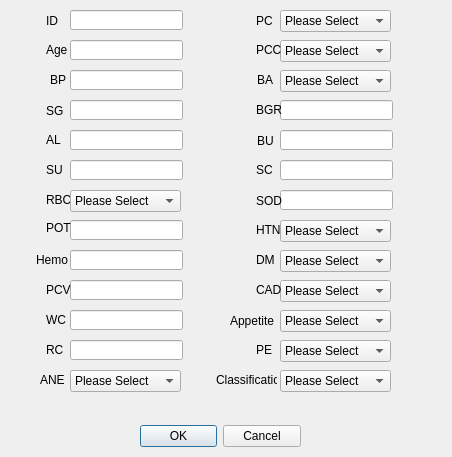
<?xml version="1.0" encoding="UTF-8"?>
<ui version="4.0">
 <class>Dialog</class>
 <widget class="QDialog" name="Dialog">
  <property name="geometry">
   <rect>
    <x>0</x>
    <y>0</y>
    <width>452</width>
    <height>457</height>
   </rect>
  </property>
  <property name="windowTitle">
   <string>Dialog</string>
  </property>
  <widget class="QDialogButtonBox" name="buttonBox">
   <property name="geometry">
    <rect>
     <x>140</x>
     <y>420</y>
     <width>161</width>
     <height>32</height>
    </rect>
   </property>
   <property name="orientation">
    <enum>Qt::Horizontal</enum>
   </property>
   <property name="standardButtons">
    <set>QDialogButtonBox::Cancel|QDialogButtonBox::Ok</set>
   </property>
  </widget>
  <widget class="QLineEdit" name="lineEdit">
   <property name="geometry">
    <rect>
     <x>70</x>
     <y>10</y>
     <width>113</width>
     <height>20</height>
    </rect>
   </property>
   <property name="tabletTracking">
    <bool>false</bool>
   </property>
  </widget>
  <widget class="QLabel" name="ID">
   <property name="geometry">
    <rect>
     <x>46</x>
     <y>10</y>
     <width>51</width>
     <height>21</height>
    </rect>
   </property>
   <property name="autoFillBackground">
    <bool>false</bool>
   </property>
   <property name="text">
    <string>ID</string>
   </property>
  </widget>
  <widget class="QLineEdit" name="lineEdit_2">
   <property name="geometry">
    <rect>
     <x>70</x>
     <y>40</y>
     <width>113</width>
     <height>20</height>
    </rect>
   </property>
  </widget>
  <widget class="QLabel" name="Age">
   <property name="geometry">
    <rect>
     <x>46</x>
     <y>40</y>
     <width>41</width>
     <height>20</height>
    </rect>
   </property>
   <property name="text">
    <string>Age</string>
   </property>
  </widget>
  <widget class="QLineEdit" name="lineEdit_3">
   <property name="geometry">
    <rect>
     <x>70</x>
     <y>70</y>
     <width>113</width>
     <height>20</height>
    </rect>
   </property>
  </widget>
  <widget class="QLabel" name="label">
   <property name="geometry">
    <rect>
     <x>50</x>
     <y>70</y>
     <width>41</width>
     <height>20</height>
    </rect>
   </property>
   <property name="text">
    <string>BP</string>
   </property>
  </widget>
  <widget class="QLineEdit" name="lineEdit_4">
   <property name="geometry">
    <rect>
     <x>70</x>
     <y>100</y>
     <width>113</width>
     <height>20</height>
    </rect>
   </property>
  </widget>
  <widget class="QLineEdit" name="lineEdit_5">
   <property name="geometry">
    <rect>
     <x>70</x>
     <y>130</y>
     <width>113</width>
     <height>20</height>
    </rect>
   </property>
  </widget>
  <widget class="QLineEdit" name="lineEdit_6">
   <property name="geometry">
    <rect>
     <x>70</x>
     <y>160</y>
     <width>113</width>
     <height>20</height>
    </rect>
   </property>
  </widget>
  <widget class="QLabel" name="label_2">
   <property name="geometry">
    <rect>
     <x>46</x>
     <y>100</y>
     <width>41</width>
     <height>21</height>
    </rect>
   </property>
   <property name="text">
    <string>SG</string>
   </property>
  </widget>
  <widget class="QLabel" name="label_3">
   <property name="geometry">
    <rect>
     <x>46</x>
     <y>130</y>
     <width>51</width>
     <height>20</height>
    </rect>
   </property>
   <property name="text">
    <string>AL</string>
   </property>
  </widget>
  <widget class="QLabel" name="label_4">
   <property name="geometry">
    <rect>
     <x>46</x>
     <y>160</y>
     <width>51</width>
     <height>20</height>
    </rect>
   </property>
   <property name="text">
    <string>SU</string>
   </property>
  </widget>
  <widget class="QLabel" name="label_5">
   <property name="geometry">
    <rect>
     <x>46</x>
     <y>190</y>
     <width>61</width>
     <height>20</height>
    </rect>
   </property>
   <property name="text">
    <string>RBC</string>
   </property>
  </widget>
  <widget class="QComboBox" name="comboBox">
   <property name="geometry">
    <rect>
     <x>70</x>
     <y>190</y>
     <width>111</width>
     <height>22</height>
    </rect>
   </property>
   <property name="statusTip">
    <string>Please Select</string>
   </property>
   <property name="whatsThis">
    <string>Normal</string>
   </property>
   <item>
    <property name="text">
     <string>Please Select</string>
    </property>
   </item>
   <item>
    <property name="text">
     <string>Normal</string>
    </property>
   </item>
   <item>
    <property name="text">
     <string>Abnormal</string>
    </property>
   </item>
  </widget>
  <widget class="QComboBox" name="comboBox_2">
   <property name="geometry">
    <rect>
     <x>280</x>
     <y>10</y>
     <width>111</width>
     <height>22</height>
    </rect>
   </property>
   <item>
    <property name="text">
     <string>Please Select</string>
    </property>
   </item>
   <item>
    <property name="text">
     <string>Normal</string>
    </property>
   </item>
   <item>
    <property name="text">
     <string>Abnormal</string>
    </property>
   </item>
  </widget>
  <widget class="QComboBox" name="comboBox_3">
   <property name="geometry">
    <rect>
     <x>280</x>
     <y>40</y>
     <width>111</width>
     <height>22</height>
    </rect>
   </property>
   <item>
    <property name="text">
     <string>Please Select</string>
    </property>
   </item>
   <item>
    <property name="text">
     <string>Present</string>
    </property>
   </item>
   <item>
    <property name="text">
     <string>Not Present</string>
    </property>
   </item>
  </widget>
  <widget class="QComboBox" name="comboBox_4">
   <property name="geometry">
    <rect>
     <x>280</x>
     <y>70</y>
     <width>111</width>
     <height>22</height>
    </rect>
   </property>
   <item>
    <property name="text">
     <string>Please Select</string>
    </property>
   </item>
   <item>
    <property name="text">
     <string>Present</string>
    </property>
   </item>
   <item>
    <property name="text">
     <string>Not Present</string>
    </property>
   </item>
  </widget>
  <widget class="QLabel" name="label_6">
   <property name="geometry">
    <rect>
     <x>256</x>
     <y>10</y>
     <width>41</width>
     <height>21</height>
    </rect>
   </property>
   <property name="text">
    <string>PC</string>
   </property>
  </widget>
  <widget class="QLabel" name="label_7">
   <property name="geometry">
    <rect>
     <x>256</x>
     <y>40</y>
     <width>41</width>
     <height>20</height>
    </rect>
   </property>
   <property name="text">
    <string>PCC</string>
   </property>
  </widget>
  <widget class="QLabel" name="label_8">
   <property name="geometry">
    <rect>
     <x>257</x>
     <y>70</y>
     <width>20</width>
     <height>20</height>
    </rect>
   </property>
   <property name="text">
    <string>BA</string>
   </property>
  </widget>
  <widget class="QLineEdit" name="lineEdit_7">
   <property name="geometry">
    <rect>
     <x>280</x>
     <y>100</y>
     <width>113</width>
     <height>20</height>
    </rect>
   </property>
  </widget>
  <widget class="QLineEdit" name="lineEdit_8">
   <property name="geometry">
    <rect>
     <x>280</x>
     <y>130</y>
     <width>113</width>
     <height>20</height>
    </rect>
   </property>
  </widget>
  <widget class="QLineEdit" name="lineEdit_9">
   <property name="geometry">
    <rect>
     <x>280</x>
     <y>160</y>
     <width>113</width>
     <height>20</height>
    </rect>
   </property>
  </widget>
  <widget class="QLineEdit" name="lineEdit_10">
   <property name="geometry">
    <rect>
     <x>280</x>
     <y>190</y>
     <width>113</width>
     <height>20</height>
    </rect>
   </property>
  </widget>
  <widget class="QLabel" name="label_9">
   <property name="geometry">
    <rect>
     <x>256</x>
     <y>100</y>
     <width>31</width>
     <height>20</height>
    </rect>
   </property>
   <property name="text">
    <string>BGR</string>
   </property>
  </widget>
  <widget class="QLabel" name="label_10">
   <property name="geometry">
    <rect>
     <x>257</x>
     <y>130</y>
     <width>20</width>
     <height>21</height>
    </rect>
   </property>
   <property name="text">
    <string>BU</string>
   </property>
  </widget>
  <widget class="QLabel" name="label_11">
   <property name="geometry">
    <rect>
     <x>256</x>
     <y>160</y>
     <width>41</width>
     <height>20</height>
    </rect>
   </property>
   <property name="text">
    <string>SC</string>
   </property>
  </widget>
  <widget class="QLabel" name="label_12">
   <property name="geometry">
    <rect>
     <x>256</x>
     <y>190</y>
     <width>31</width>
     <height>21</height>
    </rect>
   </property>
   <property name="text">
    <string>SOD</string>
   </property>
  </widget>
  <widget class="QLineEdit" name="lineEdit_11">
   <property name="geometry">
    <rect>
     <x>70</x>
     <y>220</y>
     <width>113</width>
     <height>20</height>
    </rect>
   </property>
  </widget>
  <widget class="QLineEdit" name="lineEdit_12">
   <property name="geometry">
    <rect>
     <x>70</x>
     <y>250</y>
     <width>113</width>
     <height>20</height>
    </rect>
   </property>
  </widget>
  <widget class="QLineEdit" name="lineEdit_13">
   <property name="geometry">
    <rect>
     <x>70</x>
     <y>280</y>
     <width>113</width>
     <height>20</height>
    </rect>
   </property>
  </widget>
  <widget class="QLineEdit" name="lineEdit_14">
   <property name="geometry">
    <rect>
     <x>70</x>
     <y>310</y>
     <width>113</width>
     <height>20</height>
    </rect>
   </property>
  </widget>
  <widget class="QLineEdit" name="lineEdit_15">
   <property name="geometry">
    <rect>
     <x>70</x>
     <y>340</y>
     <width>113</width>
     <height>20</height>
    </rect>
   </property>
  </widget>
  <widget class="QLabel" name="label_13">
   <property name="geometry">
    <rect>
     <x>46</x>
     <y>212</y>
     <width>31</width>
     <height>31</height>
    </rect>
   </property>
   <property name="text">
    <string>POT</string>
   </property>
  </widget>
  <widget class="QLabel" name="label_14">
   <property name="geometry">
    <rect>
     <x>36</x>
     <y>250</y>
     <width>41</width>
     <height>20</height>
    </rect>
   </property>
   <property name="text">
    <string>Hemo</string>
   </property>
  </widget>
  <widget class="QLabel" name="label_15">
   <property name="geometry">
    <rect>
     <x>46</x>
     <y>280</y>
     <width>31</width>
     <height>20</height>
    </rect>
   </property>
   <property name="text">
    <string>PCV</string>
   </property>
  </widget>
  <widget class="QLabel" name="label_16">
   <property name="geometry">
    <rect>
     <x>46</x>
     <y>310</y>
     <width>41</width>
     <height>20</height>
    </rect>
   </property>
   <property name="text">
    <string>WC</string>
   </property>
  </widget>
  <widget class="QLabel" name="label_17">
   <property name="geometry">
    <rect>
     <x>46</x>
     <y>340</y>
     <width>31</width>
     <height>20</height>
    </rect>
   </property>
   <property name="text">
    <string>RC</string>
   </property>
  </widget>
  <widget class="QComboBox" name="comboBox_5">
   <property name="geometry">
    <rect>
     <x>280</x>
     <y>220</y>
     <width>111</width>
     <height>22</height>
    </rect>
   </property>
   <item>
    <property name="text">
     <string>Please Select</string>
    </property>
   </item>
   <item>
    <property name="text">
     <string>Yes</string>
    </property>
   </item>
   <item>
    <property name="text">
     <string>No</string>
    </property>
   </item>
  </widget>
  <widget class="QComboBox" name="comboBox_6">
   <property name="geometry">
    <rect>
     <x>280</x>
     <y>250</y>
     <width>111</width>
     <height>22</height>
    </rect>
   </property>
   <item>
    <property name="text">
     <string>Please Select</string>
    </property>
   </item>
   <item>
    <property name="text">
     <string>Yes</string>
    </property>
   </item>
   <item>
    <property name="text">
     <string>No</string>
    </property>
   </item>
  </widget>
  <widget class="QComboBox" name="comboBox_7">
   <property name="geometry">
    <rect>
     <x>280</x>
     <y>280</y>
     <width>111</width>
     <height>22</height>
    </rect>
   </property>
   <item>
    <property name="text">
     <string>Please Select</string>
    </property>
   </item>
   <item>
    <property name="text">
     <string>Yes</string>
    </property>
   </item>
   <item>
    <property name="text">
     <string>No</string>
    </property>
   </item>
  </widget>
  <widget class="QComboBox" name="comboBox_8">
   <property name="geometry">
    <rect>
     <x>280</x>
     <y>310</y>
     <width>111</width>
     <height>22</height>
    </rect>
   </property>
   <item>
    <property name="text">
     <string>Please Select</string>
    </property>
   </item>
   <item>
    <property name="text">
     <string>Good</string>
    </property>
   </item>
   <item>
    <property name="text">
     <string>Poor</string>
    </property>
   </item>
  </widget>
  <widget class="QComboBox" name="comboBox_9">
   <property name="geometry">
    <rect>
     <x>280</x>
     <y>340</y>
     <width>111</width>
     <height>22</height>
    </rect>
   </property>
   <item>
    <property name="text">
     <string>Please Select</string>
    </property>
   </item>
   <item>
    <property name="text">
     <string>Yes</string>
    </property>
   </item>
   <item>
    <property name="text">
     <string>No</string>
    </property>
   </item>
  </widget>
  <widget class="QLabel" name="label_18">
   <property name="geometry">
    <rect>
     <x>256</x>
     <y>220</y>
     <width>31</width>
     <height>20</height>
    </rect>
   </property>
   <property name="text">
    <string>HTN</string>
   </property>
  </widget>
  <widget class="QLabel" name="label_19">
   <property name="geometry">
    <rect>
     <x>256</x>
     <y>250</y>
     <width>31</width>
     <height>20</height>
    </rect>
   </property>
   <property name="text">
    <string>DM</string>
   </property>
  </widget>
  <widget class="QLabel" name="label_20">
   <property name="geometry">
    <rect>
     <x>256</x>
     <y>280</y>
     <width>31</width>
     <height>20</height>
    </rect>
   </property>
   <property name="text">
    <string>CAD</string>
   </property>
  </widget>
  <widget class="QLabel" name="label_21">
   <property name="geometry">
    <rect>
     <x>230</x>
     <y>310</y>
     <width>51</width>
     <height>21</height>
    </rect>
   </property>
   <property name="text">
    <string>Appetite</string>
   </property>
  </widget>
  <widget class="QLabel" name="label_22">
   <property name="geometry">
    <rect>
     <x>256</x>
     <y>340</y>
     <width>21</width>
     <height>20</height>
    </rect>
   </property>
   <property name="text">
    <string>PE</string>
   </property>
  </widget>
  <widget class="QComboBox" name="comboBox_10">
   <property name="geometry">
    <rect>
     <x>70</x>
     <y>370</y>
     <width>111</width>
     <height>22</height>
    </rect>
   </property>
   <item>
    <property name="text">
     <string>Please Select</string>
    </property>
   </item>
   <item>
    <property name="text">
     <string>Yes</string>
    </property>
   </item>
   <item>
    <property name="text">
     <string>No</string>
    </property>
   </item>
  </widget>
  <widget class="QComboBox" name="comboBox_11">
   <property name="geometry">
    <rect>
     <x>280</x>
     <y>370</y>
     <width>111</width>
     <height>22</height>
    </rect>
   </property>
   <item>
    <property name="text">
     <string>Please Select</string>
    </property>
   </item>
   <item>
    <property name="text">
     <string>CKD</string>
    </property>
   </item>
   <item>
    <property name="text">
     <string>NOT CKD</string>
    </property>
   </item>
  </widget>
  <widget class="QLabel" name="label_23">
   <property name="geometry">
    <rect>
     <x>40</x>
     <y>370</y>
     <width>51</width>
     <height>20</height>
    </rect>
   </property>
   <property name="text">
    <string>ANE</string>
   </property>
  </widget>
  <widget class="QLabel" name="label_24">
   <property name="geometry">
    <rect>
     <x>216</x>
     <y>370</y>
     <width>61</width>
     <height>20</height>
    </rect>
   </property>
   <property name="text">
    <string>Classification</string>
   </property>
  </widget>
 </widget>
 <resources/>
 <connections>
  <connection>
   <sender>buttonBox</sender>
   <signal>accepted()</signal>
   <receiver>Dialog</receiver>
   <slot>accept()</slot>
   <hints>
    <hint type="sourcelabel">
     <x>248</x>
     <y>254</y>
    </hint>
    <hint type="destinationlabel">
     <x>157</x>
     <y>274</y>
    </hint>
   </hints>
  </connection>
  <connection>
   <sender>buttonBox</sender>
   <signal>rejected()</signal>
   <receiver>Dialog</receiver>
   <slot>reject()</slot>
   <hints>
    <hint type="sourcelabel">
     <x>316</x>
     <y>260</y>
    </hint>
    <hint type="destinationlabel">
     <x>286</x>
     <y>274</y>
    </hint>
   </hints>
  </connection>
 </connections>
</ui>
